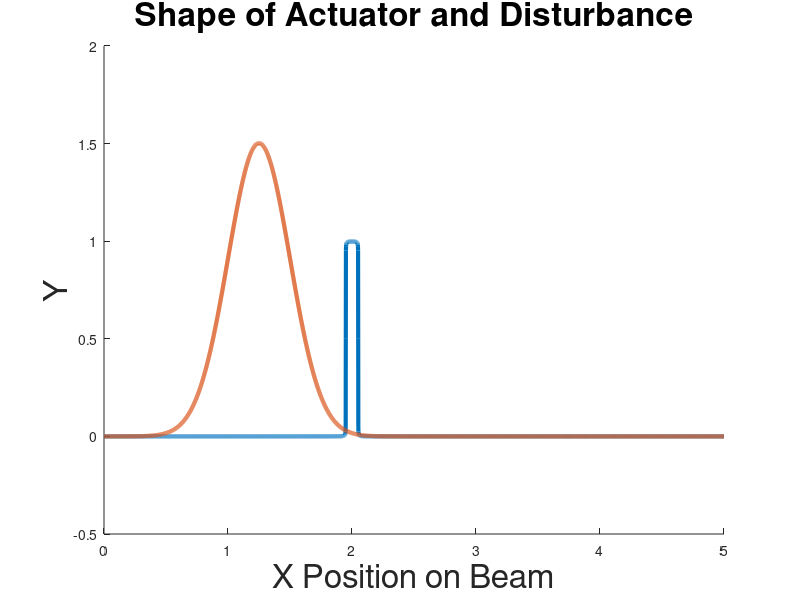

This figure's MATLAB source:
clf;clc;clear;
Length            = 5; %0.4573        ;%length
NumNode           = 10000  ;%number of modes
Stiffness         = 0.491; %0.491      ;
MassDensity       = 0.093; %  0.093
DampingVis        = 0.0013;%0.0013     ;
DampingKV         = 0.0000649;%0.00000000000649  ;%0.0000649 
ActLoc            = Length*0.4 ; 
SenLoc            = Length*0.7 ; 
ActWidth          = Length*0.01; % 0.01
SenWidth          = Length*0.01;
StateWeight       = 1          ;%state weight in the cost function
ControlWeight     = 1          ;%control weight in the cost function, must be one for unitary assumpt of zhou for Riccaties page 376
DisturbanceEnergy = 1000          ;
DisturbanceMean   = Length*0.25 ;%disturbance is a gaussian function
DisturbanceVar    = Length*0.05;
DistWeightOnMeasurement = 1    ; % must be one for unitary assumption of zhou page 376
NumLoc            = 100;        

L = Length;
DisturbanceWidth = DisturbanceVar;
dx   = 0.001;
x    = 0:dx:L;

a = zeros(1,NumNode);
for n=1:NumNode
    a(n) = (2/(n*pi))*(cos((n*pi/L)*(ActLoc-ActWidth)) - cos((n*pi/L)*(ActLoc+ActWidth)));
end
sensor = zeros(1,length(x));
for n=1:NumNode
    sensor = sensor + a(n)*sin((n*pi/L)*x);
end

Disutrbance    = exp((-1/2)*((x-DisturbanceMean)/DisturbanceWidth).^2); %Disturbance a normalized gaussian function
Disutrbance    = Disutrbance/(norm(Disutrbance)*sqrt(dx));          %Normalizing L2 norm to one


hold;
plot(x,sensor,'LineWidth',3)
plot(x,Disutrbance,'LineWidth',3);
hold off;
xlabel('X Position on Beam');
ylabel('Y');
title('Shape of Actuator and Disturbance');
set(findall(gcf,'type','text'),'fontSize',24);
